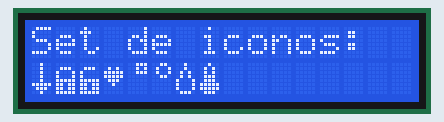
The sketch below on a simulated Arduino Uno, built with avr-gcc and run on an emulated ATmega328P. Shown: 16×2 character LCD.

Above: at 0.1 s.
At 2.1 s:
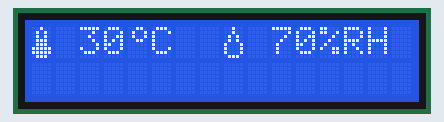

The sketch:

icons.ino
```cpp
/*
  Librería LiquidCrystal: Caracteres personalizados

  Simulación en:
  https://wokwi.com/projects/355666401414041601

  Algunos enlaces de interés:
  http://www.arduino.cc/en/Tutorial/LiquidCrystalCustomCharacter
  https://www.automatismos-mdq.com.ar/blog/2020/12/generador-de-caracteres-especiales-para-lcd.html
  https://www.automatismos-mdq.com.ar/blog/tools/LCD_ccg/lcd-ccg.html

*/

#include <LiquidCrystal.h>
#include "icons.h"

const int rs = 12, en = 11, d4 = 10, d5 = 9, d6 = 8, d7 = 7;
LiquidCrystal lcd(rs, en, d4, d5, d6, d7);

void setup() {

  lcd.begin(16, 2);

  // crear nuevos caracteres
  lcd.createChar(0, arrowUp);
  lcd.createChar(1, lock);
  lcd.createChar(2, unlock);
  lcd.createChar(3, heart);
  lcd.createChar(4, degrees1);
  lcd.createChar(5, degrees2);
  lcd.createChar(6, hum);
  lcd.createChar(7, temp);

  lcd.setCursor(0, 0);
  lcd.print("Set de iconos:");

  lcd.setCursor(0, 1);
  lcd.write(byte(0));  // El '0' debe ser casteado como byte
  lcd.write(1);
  lcd.write(2);
  lcd.write(3);
  lcd.write(4);
  lcd.write(5);
  lcd.write(6);
  lcd.write(7);

  // Ejemplo temperatura y humedad
  delay(2000);
  lcd.clear();
  lcd.setCursor(0, 0);
  lcd.write(7);
  lcd.setCursor(1, 0);
  lcd.print(" 30 C");
  lcd.setCursor(4, 0);
  lcd.write(5);
  lcd.setCursor(6, 0);
  lcd.print("    70%RH");
  lcd.setCursor(8, 0);
  lcd.write(6);

}

void loop() {
  // ...
}
```

icons.h
```cpp
//Flecha abajo
byte arrowUp[8] = {
  B00100, B00100, B00100, B00100, B00100, B11111, B01110, B00100
};

// Flecha arriba
byte arrowDown[8] = {
  B00100, B01110, B11111, B00100, B00100, B00100, B00100, B00100
};

// Flecha derecha
byte arrowRight[8] = {
  B00000, B00100, B00110, B11111, B00110, B00100, B00000, B00000
};

// Flecha izquierda
byte arrowLeft[8] = {
  B00000, B00100, B01100, B11111, B01100, B00100, B00000, B00000
};

// Humedad
byte hum[8] = {
  B00100, B00100, B01010, B01010, B10001, B10001, B10001, B01110
};

// Temperatura
byte temp[8] = {
  B00100, B01010, B01010, B01110, B01110, B11111, B11111, B01110
};

// Grados 1
byte degrees1[8] = {
  B00111, B00101, B00111, B00000, B00000, B00000, B00000, B00000
};

// Grados 2
byte degrees2[8] = {
  B00110, B01001, B01001, B00110, B00000, B00000, B00000, B00000
};

// Corazón
byte heart[8] = {
  B00000, B01010, B11111, B11111, B01110, B00100, B00000, B00000
};

// [
byte bracket1[8] = {
  B11000, B10000, B10000, B10000, B10000, B10000, B10000, B11000
};

// ]
byte bracket2[8] = {
  B00011, B00001, B00001, B00001, B00001, B00001, B00001, B00011
};

// Candado cerrado
byte lock[8] = {
  B00000, B01110, B10001, B10001, B11111, B11011, B11011, B11111
};

// Candado abierto
byte unlock[8] = {
  B00000, B01110, B10000, B10000, B11111, B11011, B11011, B11111
};

// Bateria vacía
byte battEmpty[8] = {
  B01110, B01010, B11011, B10001, B10001, B10001, B10001, B11111
};

// Bateria mitad
byte battHalf[8] = {
  B01110, B01010, B11011, B10001, B10001, B11111, B11111, B11111
};

// Bateria llena
byte battFull[8] = {
  B01110, B01110, B11111, B11111, B11111, B11111, B11111, B11111
};
```
